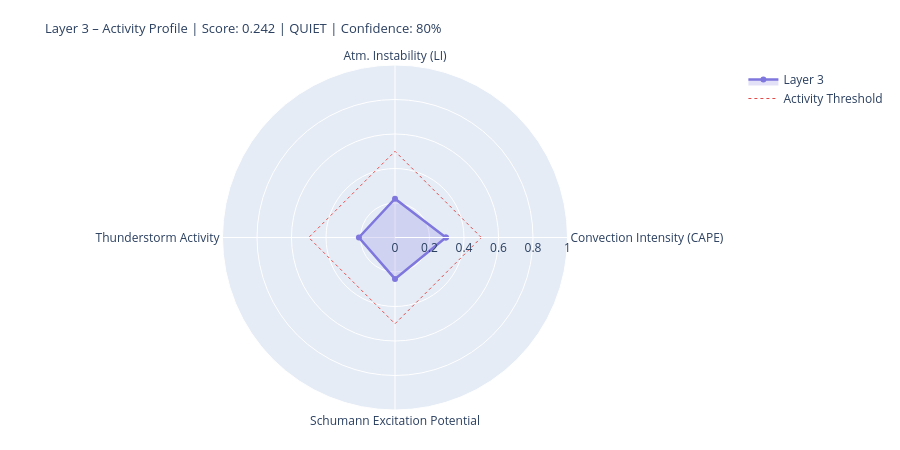

This figure's notebook cell:
### Markdown cell above
---
## 4. State Assessment & Handoff to Layer 4/5

### Code cell
# ============================================================
# LAYER-3-SCORE
# Five dynamic components
# ============================================================

def norm(v, lo, hi):
    if v is None or (isinstance(v, float) and math.isnan(v)): return None
    return round(max(0.0, min(1.0, (v - lo) / (hi - lo))), 4)

# --- 1) Convection intensity (global CAPE mean) ---
cape_mean = df_atm['cape'].dropna().mean() if not df_atm.empty else None
conv_score = norm(cape_mean, 0, 3000)
conv_src   = 'primary' if cape_mean is not None else 'missing'

# --- 2) Atmospheric instability (LI mean) ---
li_mean   = df_atm['li'].dropna().mean() if not df_atm.empty else None
# Negative LI = unstable → higher score
instab_score = norm(-li_mean if li_mean is not None else None, -6, 6)
instab_src   = 'primary' if li_mean is not None else 'missing'

# --- 3) Thunderstorm activity (mean thunder score + WMO count) ---
thunder_mean = df_atm['thunder_score'].mean() if not df_atm.empty else None
n_thunder    = int(df_atm['thunderstorm'].sum()) if not df_atm.empty else 0
thunder_score_val = norm(
    (thunder_mean or 0) * 0.7 + n_thunder * 0.1, 0, 1.0
) if thunder_mean is not None else None
thunder_src = 'primary'

# --- 4) Schumann excitation potential (weighted Schumann contribution) ---
schumann_pot = df_atm['schumann_contribution'].mean() if not df_atm.empty else None
# Boosted by Layer-2 thunderstorm trigger
if schumann_pot is not None and l2_thunder:
    schumann_pot = min(1.0, schumann_pot * 1.2)
schumann_score = norm(schumann_pot, 0, 1.0) if schumann_pot is not None else None
schumann_src   = 'derived'

# --- 5) Storm activity (NASA EONET) ---
# Distinction: None = data not loaded, 0.0 = loaded but no events
storm_score = None
storm_src   = 'missing'
if raw.get('storms') is not None:          # API reached successfully
    storm_score = norm(len(storm_events), 0, 30) if storm_events else 0.0
    storm_src   = 'primary'

# X-Ray and Kp: context only, not in dynamic score
# (X-Ray = Layer-0/4 driver; Kp = geomagnetic index, not a lightning proxy)
xray_context = None
if raw.get('xray'):
    df_xc = pd.DataFrame(raw['xray'])
    fc = next((c for c in df_xc.columns
               if any(k in c.lower() for k in ['flux','long']) and 'time' not in c.lower()),
              df_xc.columns[1])
    df_xc[fc] = pd.to_numeric(df_xc[fc], errors='coerce')
    xray_last = df_xc[fc].dropna().iloc[-1] if not df_xc[fc].dropna().empty else None
    if xray_last:
        xray_class = ('X' if xray_last>=1e-4 else 'M' if xray_last>=1e-5
                      else 'C' if xray_last>=1e-6 else 'B')
        xray_context = {'flux': float(xray_last), 'class': xray_class}
        print(f'X-Ray context: {xray_class}-class ({xray_last:.2e} W/m²)')

# --- Aggregate ---
COMPONENTS = {
    'Convection Intensity (CAPE)':  {'score': conv_score,       'source': conv_src,    'dynamic': True},
    'Atm. Instability (LI)':         {'score': instab_score,     'source': instab_src,  'dynamic': True},
    'Thunderstorm Activity':              {'score': thunder_score_val, 'source': thunder_src, 'dynamic': True},
    'Schumann Excitation Potential':   {'score': schumann_score,   'source': schumann_src,'dynamic': True},
    'Active Storm Events (EONET)': {'score': storm_score,      'source': storm_src,   'dynamic': True},
}

available   = {k: v['score'] for k, v in COMPONENTS.items() if v['score'] is not None}
unavailable = [k for k, v in COMPONENTS.items() if v['score'] is None]
layer3_score = round(sum(available.values()) / len(available), 4) if available else None
confidence   = round(len(available) / len(COMPONENTS), 2)
level = ('unknown' if layer3_score is None
         else 'quiet'   if layer3_score < 0.3
         else 'moderate' if layer3_score < 0.6
         else 'active')
dominant_l3 = max(available, key=available.get) if available else 'none'

# --- Ausgabe ---
W = 68
print('=' * W)
print('LAYER 3 – ATMOSPHERE / WEATHER / THUNDERSTORMS – STATE ASSESSMENT')
print('=' * W)
for name, comp in COMPONENTS.items():
    s = comp['score']
    if s is not None:
        bar = '█' * int(s * 20) + '░' * (20 - int(s * 20))
        print(f'  {name:<36} {bar}  {s:.3f}  [{comp["source"]}]')
    else:
        print(f'  {name:<36} {"─" * 20}  n/a   [missing]')
print('-' * W)
print(f'  Score:        {layer3_score:.3f}  ({len(available)}/{len(COMPONENTS)} components)')
print(f'  Confidence:   {confidence:.0%}')
print(f'  Level:        {level.upper()}')
print(f'  Dominant:     {dominant_l3}')
print(f'  CAPE mean:    {cape_mean:.0f} J/kg' if cape_mean else '  CAPE mean:    n/a')
print(f'  LI mean:      {li_mean:.1f} K' if li_mean is not None else '  LI mean:      n/a')
print(f'  Thunderstorms:{n_thunder} points (WMO)  +  {len(storm_events)} NASA EONET')
print('=' * W)

# Radar
cats   = list(available.keys())
vals_r = list(available.values())
if len(cats) >= 3:
    fig = go.Figure()
    fig.add_trace(go.Scatterpolar(
        r=vals_r + [vals_r[0]], theta=cats + [cats[0]],
        fill='toself', fillcolor='rgba(127,119,221,0.22)',
        line=dict(color='#7F77DD', width=2.5), name='Layer 3'
    ))
    fig.add_trace(go.Scatterpolar(
        r=[0.5] * (len(cats)+1), theta=cats + [cats[0]],
        line=dict(color='#E24B4A', dash='dot', width=1),
        mode='lines', name='Activity Threshold'
    ))
    fig.update_layout(
        title=dict(
            text=f'Layer 3 – Activity Profile | Score: {layer3_score:.3f} | {level.upper()} | Confidence: {confidence:.0%}',
            font=dict(size=13)
        ),
        polar=dict(radialaxis=dict(visible=True, range=[0, 1])),
        height=450, showlegend=True,
        margin=dict(l=60, r=60, t=65, b=40)
    )
    fig.show()

### Figure 1 — Plotly figure (JSON) as saved in the notebook; plotly's stock layout.template omitted (floating-point values rounded to 4 significant figures)
{"data": [{"fill": "toself", "fillcolor": "rgba(127,119,221,0.22)", "line": {"color": "#7F77DD", "width": 2.5}, "name": "Layer 3", "r": [0.295, 0.225, 0.2093, 0.24, 0.295], "theta": ["Convection Intensity (CAPE)", "Atm. Instability (LI)", "Thunderstorm Activity", "Schumann Excitation Potential", "Convection Intensity (CAPE)"], "type": "scatterpolar"}, {"line": {"color": "#E24B4A", "dash": "dot", "width": 1}, "mode": "lines", "name": "Activity Threshold", "r": [0.5, 0.5, 0.5, 0.5, 0.5], "theta": ["Convection Intensity (CAPE)", "Atm. Instability (LI)", "Thunderstorm Activity", "Schumann Excitation Potential", "Convection Intensity (CAPE)"], "type": "scatterpolar"}], "layout": {"height": 450, "margin": {"b": 40, "l": 60, "r": 60, "t": 65}, "polar": {"radialaxis": {"range": [0, 1], "visible": true}}, "showlegend": true, "title": {"font": {"size": 13}, "text": "Layer 3 – Activity Profile | Score: 0.242 | QUIET | Confidence: 80%"}}}
